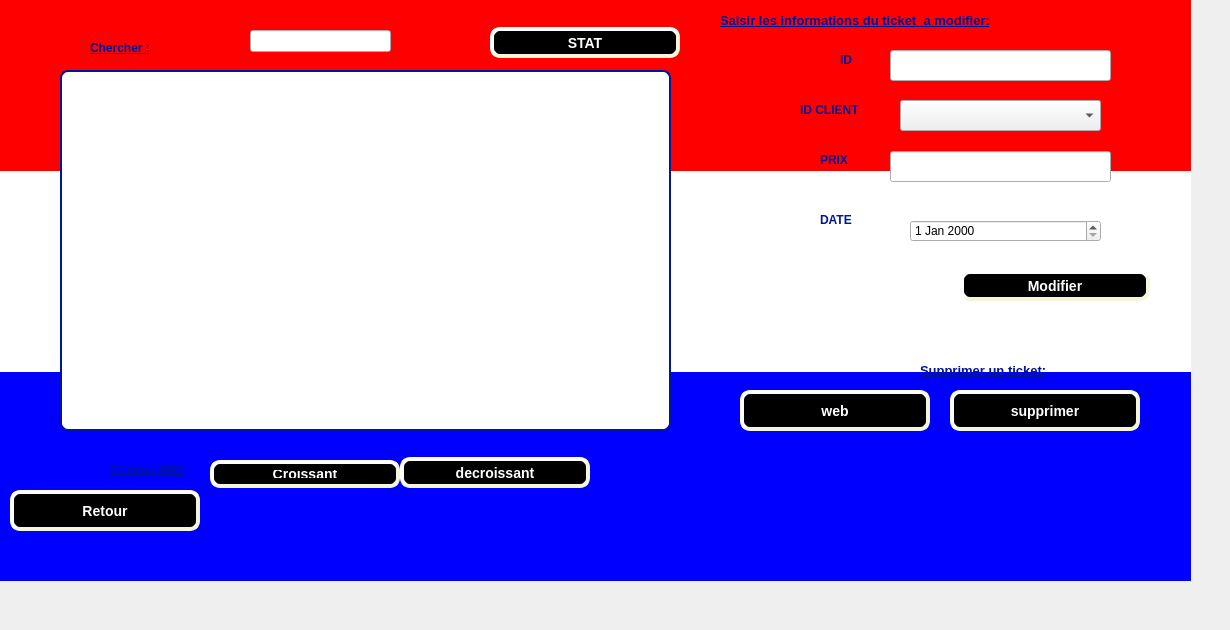
          <widget class="QWidget" name="tab_14">
           <attribute name="title">
            <string>Consulter un Ticket</string>
           </attribute>
           <widget class="QLineEdit" name="recherche_ticket">
            <property name="geometry">
             <rect>
              <x>250</x>
              <y>30</y>
              <width>141</width>
              <height>22</height>
             </rect>
            </property>
            <property name="styleSheet">
             <string notr="true">QLineEdit {
padding: 1px;
border-style: solid;
border: 2px solid gray;
border-radius: 8px;
border:2px solid #00159a;
	
	background-color: rgb(255, 255, 255);
}border:2px solid #000;</string>
            </property>
           </widget>
           <widget class="QLabel" name="label_15">
            <property name="geometry">
             <rect>
              <x>90</x>
              <y>40</y>
              <width>99</width>
              <height>16</height>
             </rect>
            </property>
            <property name="font">
             <font>
              <weight>75</weight>
              <bold>true</bold>
              <underline>true</underline>
             </font>
            </property>
            <property name="styleSheet">
             <string notr="true">color:#00159a</string>
            </property>
            <property name="text">
             <string>Chercher :</string>
            </property>
           </widget>
           <widget class="QPushButton" name="pb_supprimer">
            <property name="geometry">
             <rect>
              <x>950</x>
              <y>390</y>
              <width>190</width>
              <height>41</height>
             </rect>
            </property>
            <property name="font">
             <font>
              <pointsize>-1</pointsize>
              <weight>75</weight>
              <italic>false</italic>
              <bold>true</bold>
              <underline>false</underline>
              <strikeout>false</strikeout>
             </font>
            </property>
            <property name="styleSheet">
             <string notr="true">background-color: rgb(0, 0, 0);
color: rgb(255, 255, 255);
     border-style: outset;
     border-width: 4px;
     border-radius: 10px;
     border-color: beige;
     font: bold 14px;
     min-width: 10em;
     padding: 6px</string>
            </property>
            <property name="text">
             <string>supprimer</string>
            </property>
           </widget>
           <widget class="QTableView" name="Ticket_affichage">
            <property name="geometry">
             <rect>
              <x>60</x>
              <y>70</y>
              <width>611</width>
              <height>361</height>
             </rect>
            </property>
            <property name="styleSheet">
             <string notr="true">QTableView {
padding: 1px;
border-style: solid;
border: 2px solid gray;
border-radius: 8px;
border:2px solid #00159a;
	background-color: rgb(255, 255, 255);
}
</string>
            </property>
           </widget>
           <widget class="QLabel" name="label_13">
            <property name="geometry">
             <rect>
              <x>920</x>
              <y>360</y>
              <width>221</width>
              <height>21</height>
             </rect>
            </property>
            <property name="font">
             <font>
              <pointsize>10</pointsize>
              <weight>75</weight>
              <bold>true</bold>
              <underline>true</underline>
             </font>
            </property>
            <property name="styleSheet">
             <string notr="true">color:#00159a</string>
            </property>
            <property name="text">
             <string>Supprimer un ticket:</string>
            </property>
           </widget>
           <widget class="QPushButton" name="pb_modifier">
            <property name="geometry">
             <rect>
              <x>960</x>
              <y>270</y>
              <width>190</width>
              <height>31</height>
             </rect>
            </property>
            <property name="styleSheet">
             <string notr="true">background-color: rgb(0, 0, 0);
color: rgb(255, 255, 255);
     border-style: outset;
     border-width: 4px;
     border-radius: 10px;
     border-color: beige;
     font: bold 14px;
     min-width: 10em;
     padding: 6px</string>
            </property>
            <property name="text">
             <string>Modifier</string>
            </property>
           </widget>
           <widget class="QLabel" name="label_17">
            <property name="geometry">
             <rect>
              <x>720</x>
              <y>10</y>
              <width>401</width>
              <height>21</height>
             </rect>
            </property>
            <property name="font">
             <font>
              <pointsize>10</pointsize>
              <weight>75</weight>
              <bold>true</bold>
              <underline>true</underline>
             </font>
            </property>
            <property name="styleSheet">
             <string notr="true">color:#00159a</string>
            </property>
            <property name="text">
             <string>Saisir les informations du ticket  a modifier:</string>
            </property>
           </widget>
           <widget class="QLabel" name="reference_27">
            <property name="geometry">
             <rect>
              <x>820</x>
              <y>150</y>
              <width>131</width>
              <height>20</height>
             </rect>
            </property>
            <property name="font">
             <font>
              <pointsize>9</pointsize>
              <weight>75</weight>
              <bold>true</bold>
              <underline>false</underline>
             </font>
            </property>
            <property name="styleSheet">
             <string notr="true">color:#00159a</string>
            </property>
            <property name="text">
             <string>PRIX</string>
            </property>
           </widget>
           <widget class="QLabel" name="quantite_11">
            <property name="geometry">
             <rect>
              <x>820</x>
              <y>210</y>
              <width>141</width>
              <height>20</height>
             </rect>
            </property>
            <property name="font">
             <font>
              <pointsize>9</pointsize>
              <weight>75</weight>
              <bold>true</bold>
              <underline>false</underline>
             </font>
            </property>
            <property name="styleSheet">
             <string notr="true">color:#00159a</string>
            </property>
            <property name="text">
             <string>DATE</string>
            </property>
           </widget>
           <widget class="QLabel" name="reference_25">
            <property name="geometry">
             <rect>
              <x>840</x>
              <y>50</y>
              <width>131</width>
              <height>20</height>
             </rect>
            </property>
            <property name="font">
             <font>
              <pointsize>9</pointsize>
              <weight>75</weight>
              <bold>true</bold>
              <underline>false</underline>
             </font>
            </property>
            <property name="styleSheet">
             <string notr="true">color:#00159a</string>
            </property>
            <property name="text">
             <string>ID</string>
            </property>
           </widget>
           <widget class="QLineEdit" name="lineEdit_prix1">
            <property name="geometry">
             <rect>
              <x>890</x>
              <y>151</y>
              <width>221</width>
              <height>31</height>
             </rect>
            </property>
            <property name="styleSheet">
             <string notr="true">QLineEdit {
padding: 1px;
border-style: solid;
border: 2px solid gray;
border-radius: 8px;
border:2px solid #00159a;
	
	background-color: rgb(255, 255, 255);
}border:2px solid #000;
</string>
            </property>
            <property name="text">
             <string/>
            </property>
           </widget>
           <widget class="QDateEdit" name="dateEdit1">
            <property name="geometry">
             <rect>
              <x>910</x>
              <y>220</y>
              <width>191</width>
              <height>22</height>
             </rect>
            </property>
           </widget>
           <widget class="QLabel" name="reference_26">
            <property name="geometry">
             <rect>
              <x>800</x>
              <y>100</y>
              <width>131</width>
              <height>20</height>
             </rect>
            </property>
            <property name="font">
             <font>
              <pointsize>9</pointsize>
              <weight>75</weight>
              <bold>true</bold>
              <underline>false</underline>
             </font>
            </property>
            <property name="styleSheet">
             <string notr="true">color:#00159a</string>
            </property>
            <property name="text">
             <string>ID CLIENT</string>
            </property>
           </widget>
           <widget class="QLineEdit" name="lineEdit_id1">
            <property name="geometry">
             <rect>
              <x>890</x>
              <y>50</y>
              <width>221</width>
              <height>31</height>
             </rect>
            </property>
            <property name="styleSheet">
             <string notr="true">QLineEdit {
padding: 1px;
border-style: solid;
border: 2px solid gray;
border-radius: 8px;
border:2px solid #00159a;
	
	background-color: rgb(255, 255, 255);
}border:2px solid #000;</string>
            </property>
           </widget>
           <widget class="QComboBox" name="comboBox_idc1">
            <property name="geometry">
             <rect>
              <x>900</x>
              <y>100</y>
              <width>201</width>
              <height>31</height>
             </rect>
            </property>
           </widget>
           <widget class="QPushButton" name="tri_deccroissant_ticket">
            <property name="geometry">
             <rect>
              <x>400</x>
              <y>457</y>
              <width>190</width>
              <height>31</height>
             </rect>
            </property>
            <property name="styleSheet">
             <string notr="true">background-color: rgb(0, 0, 0);
color: rgb(255, 255, 255);
     border-style: outset;
     border-width: 4px;
     border-radius: 10px;
     border-color: beige;
     font: bold 14px;
     min-width: 10em;
     padding: 6px</string>
            </property>
            <property name="text">
             <string>decroissant</string>
            </property>
           </widget>
           <widget class="QLabel" name="label_21">
            <property name="geometry">
             <rect>
              <x>110</x>
              <y>450</y>
              <width>191</width>
              <height>41</height>
             </rect>
            </property>
            <property name="font">
             <font>
              <pointsize>8</pointsize>
              <weight>75</weight>
              <bold>true</bold>
              <underline>true</underline>
             </font>
            </property>
            <property name="styleSheet">
             <string notr="true">color:#00159a</string>
            </property>
            <property name="text">
             <string>Tri selon PRIX</string>
            </property>
           </widget>
           <widget class="QPushButton" name="tri_croissant_ticket">
            <property name="geometry">
             <rect>
              <x>210</x>
              <y>460</y>
              <width>190</width>
              <height>28</height>
             </rect>
            </property>
            <property name="styleSheet">
             <string notr="true">background-color: rgb(0, 0, 0);
color: rgb(255, 255, 255);
     border-style: outset;
     border-width: 4px;
     border-radius: 10px;
     border-color: beige;
     font: bold 14px;
     min-width: 10em;
     padding: 6px</string>
            </property>
            <property name="text">
             <string>Croissant</string>
            </property>
           </widget>
           <widget class="QPushButton" name="stat_ticket">
            <property name="geometry">
             <rect>
              <x>490</x>
              <y>27</y>
              <width>190</width>
              <height>31</height>
             </rect>
            </property>
            <property name="styleSheet">
             <string notr="true">background-color: rgb(0, 0, 0);
color: rgb(255, 255, 255);
     border-style: outset;
     border-width: 4px;
     border-radius: 10px;
     border-color: beige;
     font: bold 14px;
     min-width: 10em;
     padding: 6px</string>
            </property>
            <property name="text">
             <string>STAT</string>
            </property>
           </widget>
           <widget class="QLabel" name="label_14">
            <property name="geometry">
             <rect>
              <x>-30</x>
              <y>0</y>
              <width>1121</width>
              <height>501</height>
             </rect>
            </property>
            <property name="text">
             <string/>
            </property>
            <property name="pixmap">
             <pixmap>:/new/prefix1/istockphoto-970785084-170667a.jpg</pixmap>
            </property>
            <property name="scaledContents">
             <bool>true</bool>
            </property>
           </widget>
           <widget class="QPushButton" name="webb">
            <property name="geometry">
             <rect>
              <x>740</x>
              <y>390</y>
              <width>190</width>
              <height>41</height>
             </rect>
            </property>
            <property name="styleSheet">
             <string notr="true">background-color: rgb(0, 0, 0);
color: rgb(255, 255, 255);
     border-style: outset;
     border-width: 4px;
     border-radius: 10px;
     border-color: beige;
     font: bold 14px;
     min-width: 10em;
     padding: 6px</string>
            </property>
            <property name="text">
             <string>web</string>
            </property>
           </widget>
           <widget class="QPushButton" name="retour_button_4">
            <property name="geometry">
             <rect>
              <x>10</x>
              <y>490</y>
              <width>190</width>
              <height>41</height>
             </rect>
            </property>
            <property name="styleSheet">
             <string notr="true">background-color: rgb(0, 0, 0);
color: rgb(255, 255, 255);
     border-style: outset;
     border-width: 4px;
     border-radius: 10px;
     border-color: beige;
     font: bold 14px;
     min-width: 10em;
     padding: 6px</string>
            </property>
            <property name="text">
             <string>Retour</string>
            </property>
           </widget>
           <widget class="QLabel" name="label_90">
            <property name="geometry">
             <rect>
              <x>-30</x>
              <y>-40</y>
              <width>1221</width>
              <height>621</height>
             </rect>
            </property>
            <property name="styleSheet">
             <string notr="true">background-color: qlineargradient(spread:pad, x1:0, y1:0, x2:0, y2:1, stop:0 rgba(255, 0, 0, 255), stop:0.339795 rgba(255, 0, 0, 255), stop:0.339799 rgba(255, 255, 255, 255), stop:0.662444 rgba(255, 255, 255, 255), stop:0.662469 rgba(0, 0, 255, 255), stop:1 rgba(0, 0, 255, 255));
alternate-background-color: rgb(255, 255, 0);</string>
            </property>
            <property name="text">
             <string/>
            </property>
            <property name="pixmap">
             <pixmap>../../project/panneau-clap-film-fond-rose-pour-equipement-tournage_9555-779.jpg</pixmap>
            </property>
            <property name="scaledContents">
             <bool>true</bool>
            </property>
           </widget>
           <zorder>label_90</zorder>
           <zorder>label_14</zorder>
           <zorder>recherche_ticket</zorder>
           <zorder>label_15</zorder>
           <zorder>pb_supprimer</zorder>
           <zorder>Ticket_affichage</zorder>
           <zorder>label_13</zorder>
           <zorder>pb_modifier</zorder>
           <zorder>label_17</zorder>
           <zorder>reference_27</zorder>
           <zorder>quantite_11</zorder>
           <zorder>reference_25</zorder>
           <zorder>lineEdit_prix1</zorder>
           <zorder>dateEdit1</zorder>
           <zorder>reference_26</zorder>
           <zorder>lineEdit_id1</zorder>
           <zorder>comboBox_idc1</zorder>
           <zorder>tri_deccroissant_ticket</zorder>
           <zorder>label_21</zorder>
           <zorder>tri_croissant_ticket</zorder>
           <zorder>stat_ticket</zorder>
           <zorder>webb</zorder>
           <zorder>retour_button_4</zorder>
          </widget>
